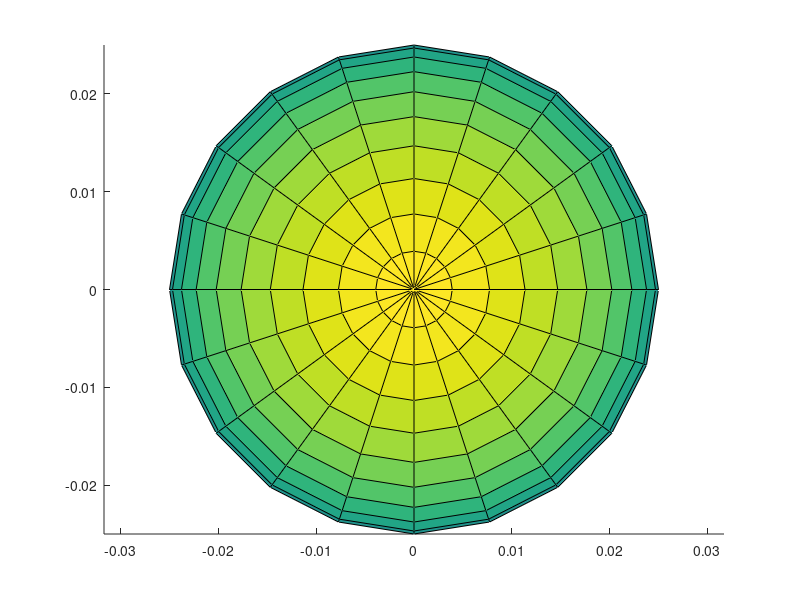

MATLAB code for this plot: (Note: this script raises an error after producing the figure.)
% Sphere v1
% Reference object: NCAA baseball
% Diamater = 10cm

close;
clear;
clc;

% size = input("Please input object size (from 1 to 10): ");
% if (size <= 0) || (size > 10)
%     error("Input size is out of range");
% end

for size = 1:10
    
scaleReduceFactor = 90;
    
[x, y, z] = sphere;

x = x / scaleReduceFactor * (size*0.25+2);
y = y / scaleReduceFactor * (size*0.25+2);
z = z / scaleReduceFactor * (size*0.25+2);

% Plot sphere
hold on
axis equal
surf(x,y,z)

formatSpec = '%s_%05d%s';
A = sprintf(formatSpec, "Sphere", size, '.stl');
surf2stl(A, x, y, z);

end